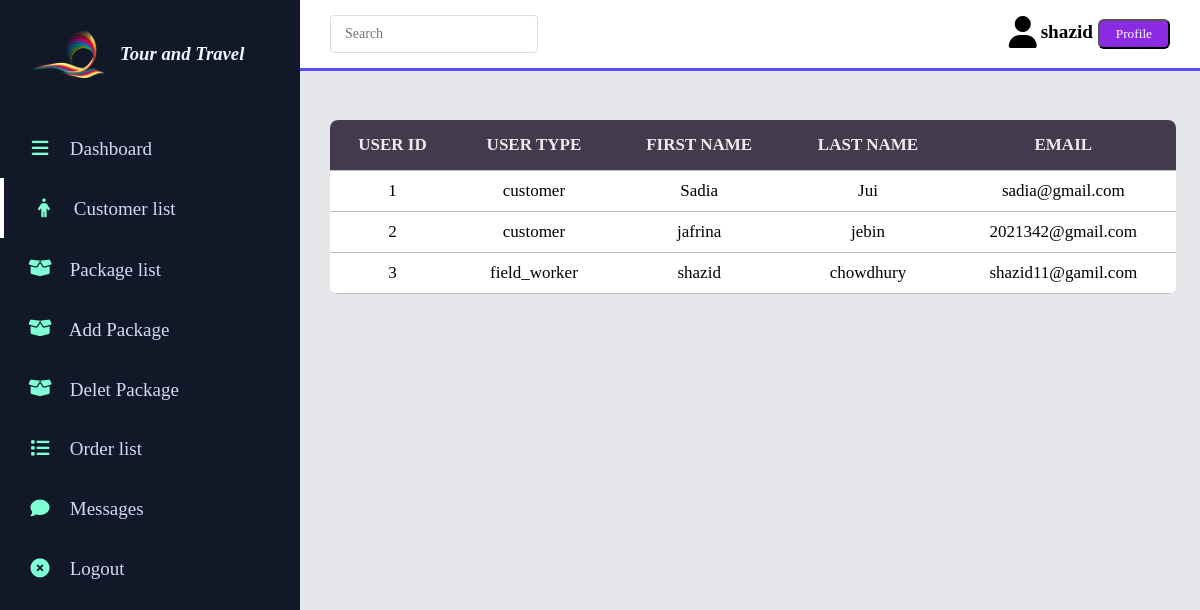
The page /customerL.php (signed in) on the database its author committed.
### tables this page shows
CREATE TABLE `user_t` (
  `ID` int(11) NOT NULL,
  `usertype` varchar(50) NOT NULL,
  `fname` varchar(50) NOT NULL,
  `lname` varchar(50) NOT NULL,
  `email` varchar(50) NOT NULL,
  `password` varchar(50) NOT NULL,
  `rpassword` varchar(50) NOT NULL
);

### customerL.php (the view, shortened to what this page needs)
<?php
   include 'connect.php';
  $query="SELECT * FROM user_t";
  $result= mysqli_query($con,$query);
?>
<!DOCTYPE html>
<html lang="en">
<head>
    <link rel="stylesheet" href="https://cdnjs.cloudflare.com/ajax/libs/font-awesome/6.4.2/css/all.min.css">
     <link rel="stylesheet" href="orderL.css">
</head>
<body>
    <section id="menu">
    <div class="logo">
         <img src="pngTour.png" alt="" width="90px">
         <h3><i>Tour and Travel</i></h3>
      </div>
      <div class="items">
         <li >
            <a href="adminM.php"><i class="fa-solid fa-bars"></i>
            <span>Dashboard</span></a>
        </li>
        <li>
            <a href="customerL.php"><i class="fa-solid fa-person"></i>
            <span>Customer list</span></a>
        </li>
        <li>
            <a href="adminViewP.php"><i class="fa-solid fa-box-open fa-sm"></i></i>
            <span>Package list</span></a>
        </li>
        <li>
            <a href="packageL.php"><i class="fa-solid fa-box-open fa-sm"></i></i>
            <span>Add Package</span></a>
        </li>
        <li>
            <a href="deletP.php"><i class="fa-solid fa-box-open fa-sm"></i></i>
            <span>Delet Package</span></a>
        </li>
        <li>
            <a href="orderL.php"><i class="fa-solid fa-list"></i>
            <span>Order list</span></a>
        </li>
        <li>
            <a href=""><i class="fa-solid fa-comment"></i>
            <span>Messages</span></a>
        </li>
        <li>
            <a href="logout.php"><i class="fa-solid fa-circle-xmark"></i></i>
            <span>Logout</span></a>
        </li>
      </div>
</section>
    <section class="main">
    <div class="nav">
            <div class="p1">
                <div class="search">
                     <input type="text" placeholder="Search">
                </div>
            </div>
            <div class="profile">
            <i class="fa-solid fa-user fa-2xl"></i>
             <span class="admin" >
               <?php
              $x= $_SESSION['fname'];
                echo  $x ;
                ?>
             </span>
             <button style="background:blueviolet; border-radius:6px; padding:5px 1rem ">
              <a href="" style="text-decoration:none;color:white;">Profile</a></button>
            </div>
        </div>
        <div class="board">
            <table>
                <thead>
                    <tr>
                          <td>User Id</td>
                          <td>User Type</td>
                          <td> First Name</td>
                          <td> Last Name</td>
                          <td> Email</td>
                    </tr>
                </thead>
<tbody>
<tr>
<?php
while($row= mysqli_fetch_assoc($result))
{
?>
<td><?php echo $row['ID'];
?></td>
<td>
<?php ;
echo $row['usertype'];
?>
</td>
<td>
<?php ;
echo $row['fname'];
?>
</td>
<td>
<?php ;
echo $row['lname'];
?>
</td>
<td>
<?php ;
echo $row['email'];
?>
</td>
</tr>
<?php
}
?>
                </tbody>
            </table>
        </div>
    </section>
</body>
</html>

### orderL.css (style rules this page uses)
* { margin: 0; padding: 0; box-sizing: border-box; font-family: 'Times New Roman', Times, serif; }
body { width: 100%; background: #E5E7EB; display: flex; }
#menu { background-color: #111827; height: 100%; width: 300px; position: fixed; top: 0; left: 0; }
#menu .logo { display: flex; align-items: center; color: aliceblue; padding: 30px 0 0 30px; }
#menu .logo img { padding-right: 15px; }
#menu .items { margin-top: 40px; }
#menu .items li { list-style: none; padding: 15px 0; transition: 0.3s; }
#menu .items li i { color: aquamarine; width: 30px; height: 30px; text-align: center; line-height: 30px; font-size: 19px; margin: 0 10px 0 25px; }
#menu .items li a { text-decoration: none; color: rgb(252, 250, 248); font-size: 19px; }
#menu .items li a { color: #d2dbf6; font-weight: 300px; transition: 0.3s; }
#menu .items li:nth-child(4) { border-left: 4px solid #fff; }
.main { width: calc(100% - 300px); position: relative; margin-left: 300px; }
.main .nav { display: flex; align-items: center; justify-content:space-between ; background: #fff; padding: 15px 30px; border-bottom: 3px solid #594ef7; position: fixed; width: calc(100% - 300px); }
.main .nav .search { display: flex; justify-content: flex-start; align-items: center; padding: 10px 14px; border:1px solid #d7dbe6; border-radius: 4px ; }
.main .nav .search input { border: none; outline: none; font-size: 14px; }
.main .nav .p1 { display: flex; justify-content: flex-start; align-items: center; }
table { width: 100%; border-collapse:collapse; }
tr { border-bottom: 1px solid rgb(187, 187, 188); }
thead td { font-size: 14px; text-transform: uppercase; font-weight: 800; padding: 15px; color: #ededed; }
.admin { padding-bottom :2rem ; font-size:larger; font-weight: 600; }
thead { background: #433a4d; }
tbody tr td { padding: 10px 15px; }
.board { width: 94%; margin:120px 30px 30px 30px; overflow: auto; background: #fff; border-radius: 8px; }
.board td { font-size: 600; font-size: 17px; text-align: center; }

### customerL.php (style rules this page uses)
#menu .items li:nth-child(2) { border-left: 4px solid #fff; }
#menu .items li:nth-child(4) { border-left:none; }

### rows shown on the page
user_t: ID "1", usertype "customer", fname "Sadia", lname "Jui", email "sadia@gmail.com"
user_t: ID "2", usertype "customer", fname "jafrina", lname "jebin", email "2021342@gmail.com"
user_t: ID "3", usertype "field_worker", fname "shazid", lname "chowdhury", email "shazid11@gamil.com"

### other values the page prints
$x "shazid"
